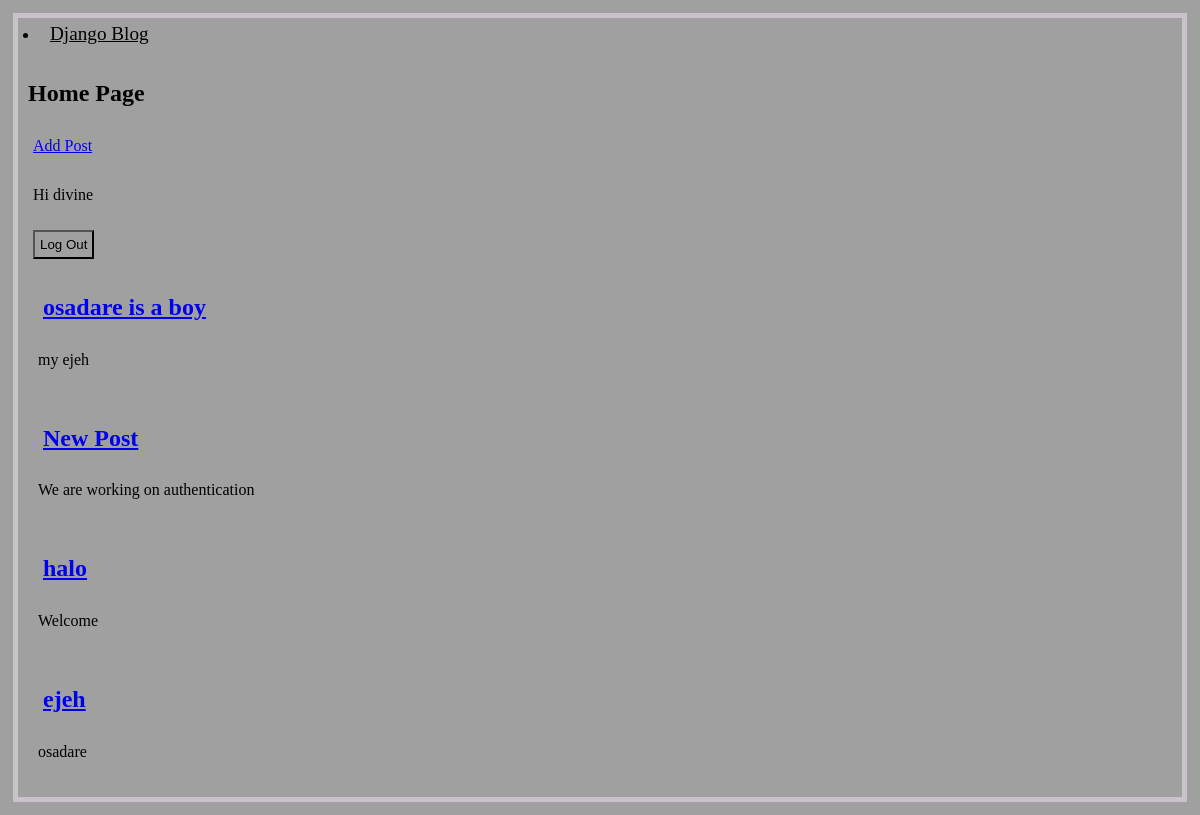
The page / (signed in) on the database its author committed.
### blog/models.py (models this page shows, shortened)
class Post(models.Model):
    title = models.CharField(max_length=200)
    author = models.ForeignKey(
        User,
        on_delete=models.CASCADE
    )
    body = models.TextField()

### blog/views.py (the view)
# urls.py: path('', BlogListView.as_view(), name='home'),
class BlogListView(ListView):
  model = Post
  template_name = 'home.html'

### templates/home.html (shortened to what this page needs)
{% extends 'base.html' %}
{% block content %}
<h2> Home Page</h2>
<div class="new-post-btn">
  <a href="{%  url 'new_post' %}"> Add Post</a>
</div>
<div class="user-area">
  {% if user.is_authenticated %}
  <p>Hi {{ user.username }}</p>
<form action="{% url 'logout' %}" method="post">
  <button type="submit"> Log Out </button>
</form>
{% for post in object_list %}
<div class="post-entry">
  <h2><a href="{% url 'post_detail' post.pk %}">{{ post.title }}</a></h2>
  <p>{{ post.body }}</p>
</div>
{% endfor %}
  {% else %}
<p> You are not logged in </p>
<button><a href="{% url 'login' %}"> Login
</a></button>
{% endif %}
</div>
{% endblock content %}

### static/style.css (style rules this page uses)
* { box-sizing: border-box; padding: 5px; background: #a0a0a0; }
body { background-color: rgb(202, 194, 202); color: #000; }

### rows shown on the page
Post: title "osadare is a boy", body "my ejeh"
Post: title "New Post", body "We are working on authentication"
Post: title "halo", body "Welcome"
Post: title "ejeh", body "osadare"

### other values the page prints
{{ user.username }} "divine"
